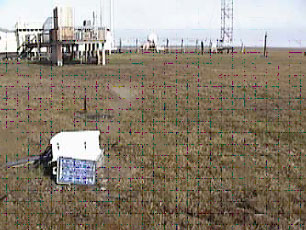
#> input picture data/2.jpg, 306 x 230 px
$ python inpaint_complex.py   (older library calls are emulated)
#> lines starting #> are read from the running program, lines starting #| are printed output that depends on the picture; after the words box and inside, x2 and y2 are one past the last pixel; in counts of white or black regions, pixels touching at a corner belong together
# -*- coding:utf-8 –*- #
import cv2
from matplotlib import pyplot as plt
import numpy as np

src_image = cv2.imread("data/2.jpg")
#> src_image is the input picture: shape (230, 306, 3); mean B, G, R 116.2, 131.2, 141.8
src_fig = plt.figure()
plt.subplot(121)
plt.title("src_image")
plt.imshow(src_image)

print(src_image.shape)
#| (230, 306, 3)

gray_image = cv2.cvtColor(src_image, cv2.COLOR_RGB2GRAY)
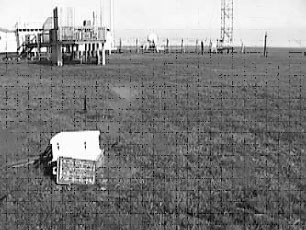
#> gray_image: shape (230, 306); min 0, max 255, mean 127.9
plt.subplot(122)
plt.title("gray_image")
plt.imshow(gray_image)

# 观察灰度图，发现网格线位于图像中的谷线

# 对X轴方向和Y轴方向做Sobel梯度提取
sX = cv2.Sobel(gray_image, cv2.CV_64F, 1, 0, ksize=3, borderType=cv2.BORDER_REPLICATE)
sY = cv2.Sobel(gray_image, cv2.CV_64F, 0, 1, ksize=3, borderType=cv2.BORDER_REPLICATE)
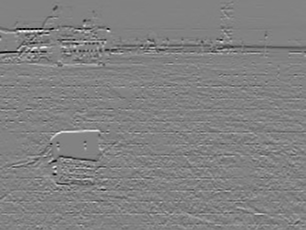
#> sY: shape (230, 306) float64; min -940, max 899, mean -5.5; drawn with min black and max white

# 去除负值。这是为了提取单边界，否则网格线两边的梯度绝对值都较大，形成双边缘。
sX[sX < 0] = 0
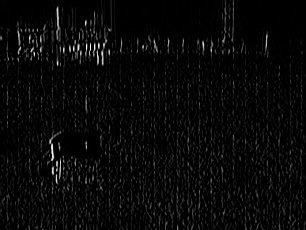
#> sX: shape (230, 306) float64; min 0, max 992, mean 33.3; drawn with min black and max white
sY[sY < 0] = 0
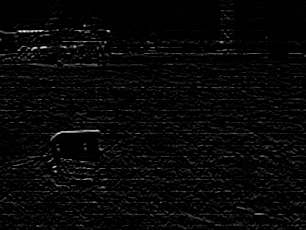
#> sY: shape (230, 306) float64; min 0, max 899, mean 27.1; drawn with min black and max white

plt.figure()
plt.subplot(221)
plt.title("Sobel X")
plt.imshow(sX)

plt.subplot(222)
plt.title("Sobel Y")
plt.imshow(sY)


# 对sobel的值进行exp(0.2), 0.2会稍微减弱峰值。
# 然后进行竖直方向的积分投影
eX = (sX ** .2).sum(axis=0)
#> eX = 306 values, max 543.1 at index 52, min 11.48 at index 175, mean 227.9
print(eX.shape)
#| (306,)
eX = np.roll(eX, -1)
#> eX = 306 values, max 543.1 at index 51, min 11.48 at index 174, mean 227.9
# 将eX的值向前滚动一位。因为Sobel算子计算时，对于单线的局部最大值，会在两边计算出
# 边缘。当前面过滤掉负值后，右边的边缘与实际的局部最大值相差一个像素。
# 此处是基于网格线宽度为一个像素的场景特征。
print(eX.shape)
#| (306,)
plt.subplot(223)
plt.plot(eX)
# 观察图片，发现390是一个划分eX的阈值

# 对sobel的值进行exp(0.2), 0.2会稍微减弱峰值。
# 然后进行水平方向的积分投影
eY = (sY ** .2).sum(axis=1)
#> eY = 230 values, max 683.2 at index 179, min 39.94 at index 28, mean 285.5
eY = np.roll(eY, -1)
#> eY = 230 values, max 683.2 at index 178, min 39.94 at index 27, mean 285.5
plt.subplot(224)
plt.plot(eY)
# 观察图片，发现480是一个划分eY的阈值

plt.figure()
# plt.subplot(121)
plt.imshow(src_image)
plt.title("src_image")

# 构建掩膜
A2 = src_image.copy()
mask = np.zeros(A2.shape[:2], dtype=np.uint8)
mask[eY > 480, :] = 1
mask[:, eX > 390] = 1

A2[mask.astype(bool), :] = 255
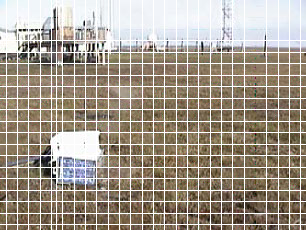
#> A2: shape (230, 306, 3); 15.56% of pixels changed, all inside (x1, y1, x2, y2) = (0, 0, 306, 230)

# plt.subplot(222)
plt.figure()
plt.imshow(A2)
plt.title("mask")

restored = cv2.inpaint(src_image, mask, 1, cv2.INPAINT_NS)
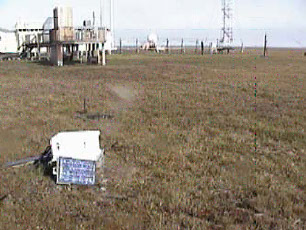
#> restored: shape (230, 306, 3); mean B, G, R 119.5, 134.8, 146.2

# plt.subplot(122)
plt.figure()
plt.imshow(restored)
plt.title("restored")

plt.show()
#> figure, not shown here; B, G, R data is drawn as R, G, B
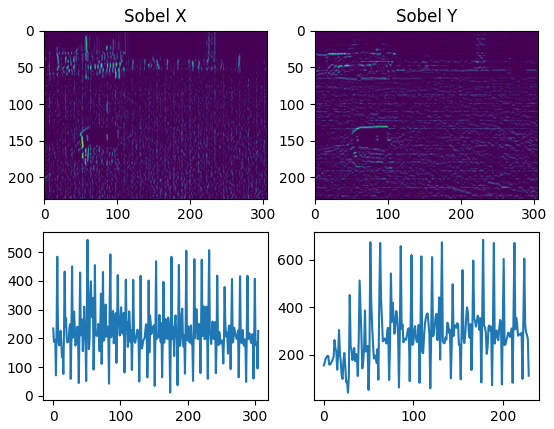
#> figure drawn by matplotlib, 4 panels; panel 3: curve peaks at x = 51, y = 543.1; panel 4: curve peaks at x = 178, y = 683.2

$ run again, with data/1.jpg copied over data/2.jpg
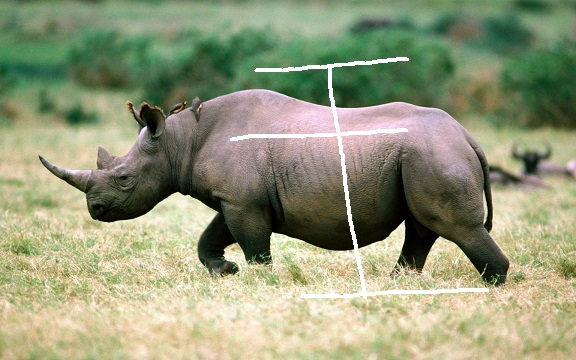
#> input picture data/1.jpg, 576 x 360 px
#> src_image is the input picture: shape (360, 576, 3); mean B, G, R 121.4, 152.5, 147.6
#| (360, 576, 3)
#> `sY[sY < 0] = 0`:
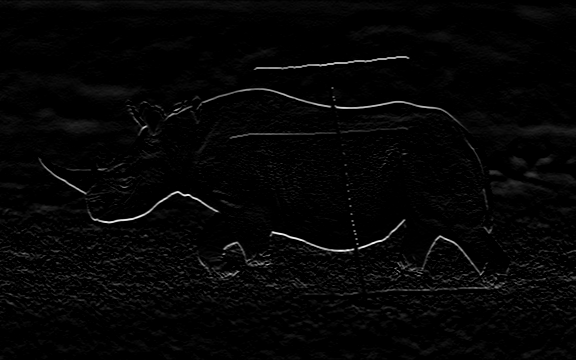
#> sY: shape (360, 576) float64; min 0, max 980, mean 21.6; drawn with min black and max white
#> `eX = (sX ** .2).sum(axis=0)`: eX = 576 values, max 459.1 at index 412, min 189.2 at index 563, mean 322.9
#| (576,)
#> `eX = np.roll(eX, -1)`: eX = 576 values, max 459.1 at index 411, min 189.2 at index 562, mean 322.9
#| (576,)
#> `eY = (sY ** .2).sum(axis=1)`: eY = 360 values, max 1032.3 at index 6, min 227.3 at index 24, mean 504.3
#> `eY = np.roll(eY, -1)`: eY = 360 values, max 1032.3 at index 5, min 227.3 at index 23, mean 504.3
#> `plt.show()`:
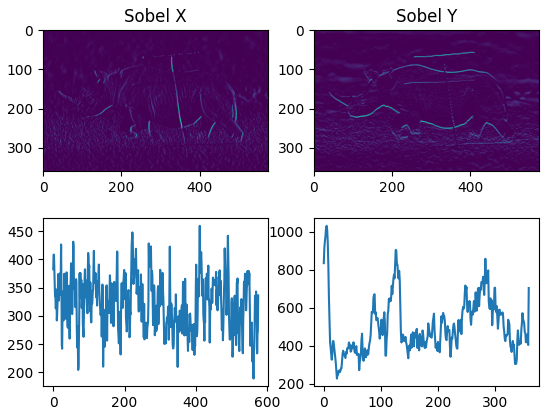
#> figure drawn by matplotlib, 4 panels; panel 3: curve peaks at x = 411, y = 459.1; panel 4: curve peaks at x = 5, y = 1032.3
